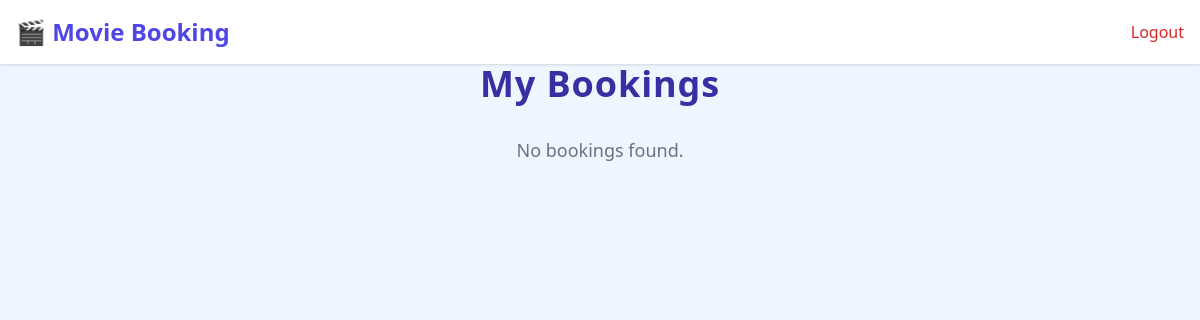
Page /my-bookings/ (signed in) on the earlier database version.
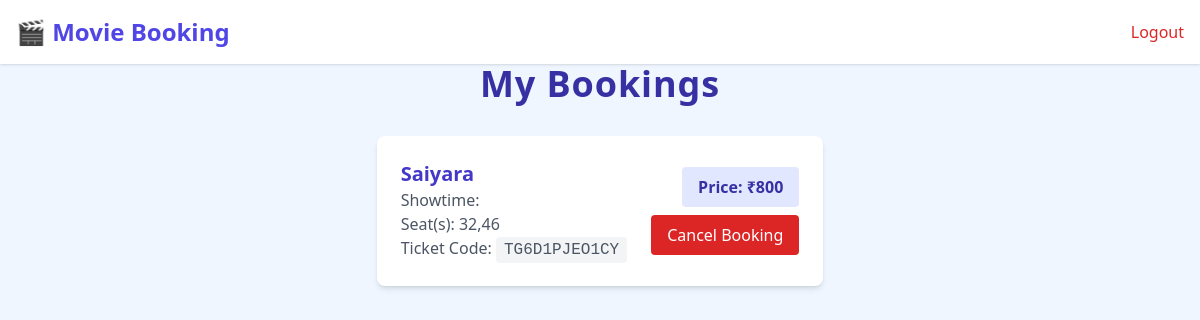
Same page on the later database version.
### booking/models.py (models this page shows, shortened)
class Booking(models.Model):
    user = models.ForeignKey(User, on_delete=models.CASCADE, null=True, blank=True, related_name='bookings')
    showtime = models.ForeignKey(Showtime, on_delete=models.CASCADE)
    seat_number = models.CharField(max_length=255)
    customer_name = models.CharField(max_length=100)
    phone_number = models.CharField(max_length=20, default='00000000000')
    price = models.IntegerField(default=400)
    ticket_code = models.CharField(max_length=12, unique=True, blank=True)

class Showtime(models.Model):
    movie = models.ForeignKey(Movie, on_delete=models.CASCADE)
    time = models.DateTimeField()
    total_seats = models.IntegerField(default=100)
    available_seats = models.IntegerField(default=100)

class Movie(models.Model):
    title = models.CharField(max_length=100)
    genre = models.CharField(max_length=50)
    director = models.CharField(max_length=100)
    cast=models.CharField(max_length=200, help_text="List of cast members")
    release_date = models.DateField()
    duration = models.IntegerField(help_text="Duration in minutes")
    poster = models.ImageField(upload_to='posters/', blank=True, null=True)
    watch_trailer = models.URLField(max_length=200, blank=True, null=True, help_text="YouTube or video trailer link")

### booking/views.py (the view)
# urls.py: path('my-bookings/', views.my_bookings, name='my_bookings'),
@login_required
def my_bookings(request):
    bookings = Booking.objects.filter(user=request.user).select_related('showtime')
    return render(request, 'movies/mybooking.html', {'bookings': bookings})

### booking/templates/movies/mybooking.html (shortened to what this page needs)
<!DOCTYPE html>
<html lang="en" class="bg-gray-100">
<head>
  <script src="https://cdn.tailwindcss.com"></script>
</head>
<body class="min-h-screen flex flex-col bg-blue-50">
<header class="bg-white shadow p-4 flex justify-between items-center">
  <a href="/" class="text-2xl font-bold text-indigo-600">🎬 Movie Booking</a>
  <nav class="flex items-center space-x-4">
    {% if request.user.is_authenticated %}
      <form action="{% url 'logout' %}" method="POST" class="inline">
        <button type="submit" class="text-red-600 hover:text-red-800 font-medium">Logout</button>
      </form>
    {% else %}
      <a href="/register" class="text-gray-700 hover:text-indigo-600 font-medium">Register</a>
      <a href="/login" class="text-gray-700 hover:text-indigo-600 font-medium">Login</a>
    {% endif %}
  </nav>
</header>
  <main class="max-w-4xl mx-auto px-6 pb-20 flex-grow">
    <h2 class="text-4xl font-extrabold text-indigo-800 mb-8 text-center tracking-wide">My Bookings</h2>
    {% if bookings %}
      <ul class="space-y-6">
        {% for booking in bookings %}
          <li class="bg-white rounded-lg shadow-md p-6 flex flex-col md:flex-row justify-between items-start md:items-center space-y-4 md:space-y-0 md:space-x-6">
            <div>
              <h3 class="text-xl font-semibold text-indigo-700">{{ booking.showtime.movie.title }}</h3>
              <p class="text-gray-600">Showtime: <time>{{ booking.showtime.start_time|date:"F j, Y, g:i A" }}</time></p>
              <p class="text-gray-600">Seat(s): <span class="font-medium">{{ booking.seat_number }}</span></p>
              <p class="text-gray-600">Ticket Code: <code class="bg-gray-100 px-2 py-1 rounded font-mono">{{ booking.ticket_code }}</code></p>
            </div>
            <div class="flex flex-col items-start md:items-end space-y-2">
              <span class="inline-block bg-indigo-100 text-indigo-800 font-semibold px-4 py-2 rounded">
                Price: ₹{{ booking.price }}
              </span>
              <form method="POST" action="{% url 'cancel_booking' booking.pk %}">
                <button type="submit" class="bg-red-600 text-white px-4 py-2 rounded hover:bg-red-700 transition">
                  Cancel Booking
                </button>
              </form>
            </div>
          </li>
        {% endfor %}
      </ul>
    {% else %}
      <p class="text-center text-gray-500 text-lg">No bookings found.</p>
    {% endif %}
  </main>
</body>
</html>

Differences in the rows shown:
added Booking: showtime.movie "Saiyara", seat_number "32,46", ticket_code "TG6D1PJEO1CY", price "800"
Other differences:
text no longer shown: "No bookings found."
